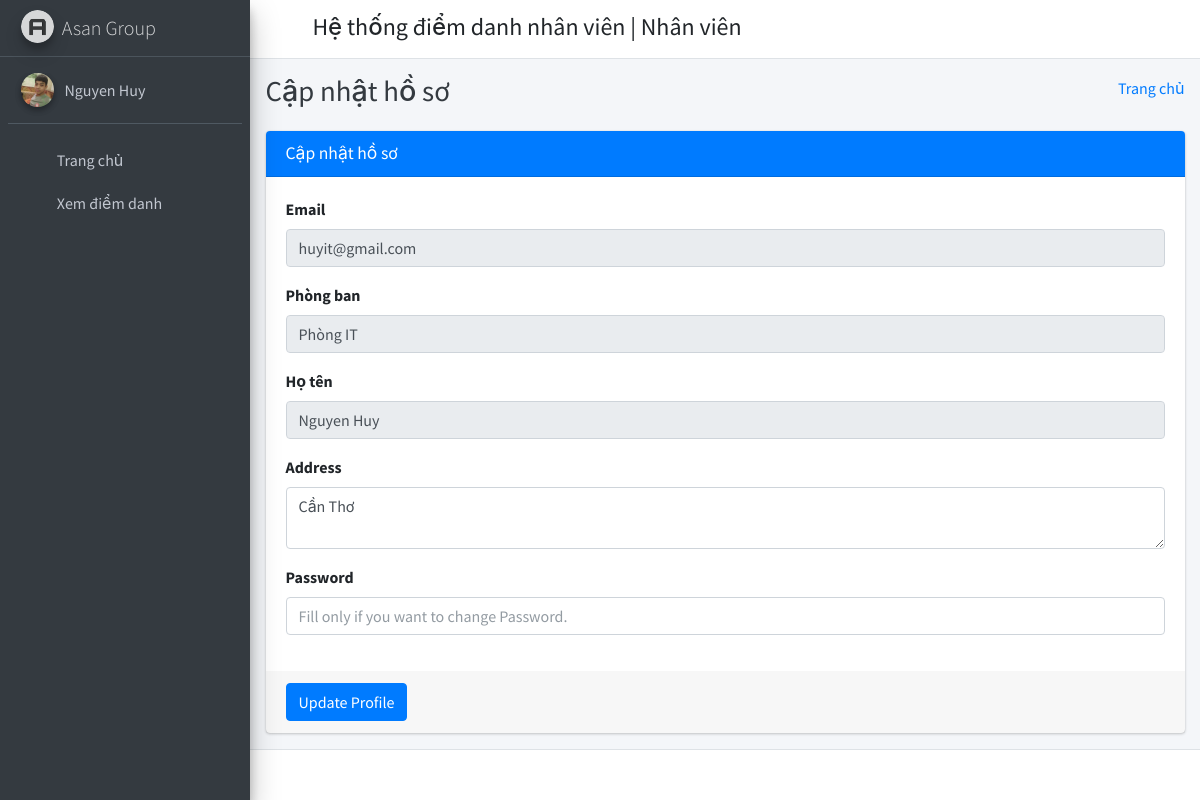
The app's page /employee_profile/ (signed in) with its own data.
### employee_management_app/models.py (models this page shows, shortened)
class Employee(models.Model):
    id = models.AutoField(primary_key=True)
    admin = models.OneToOneField(CustomUser, on_delete=models.CASCADE)
    gender = models.CharField(max_length=50)
    profile_pic = models.ImageField(null=True, blank=True)
    address = models.TextField()
    name = models.CharField(max_length=255)
    department_id = models.ForeignKey(
        Departments, on_delete=models.DO_NOTHING, default=1
    )
    created_at = models.DateTimeField(auto_now_add=True)
    updated_at = models.DateTimeField(auto_now=True)
    objects = models.Manager()

class CustomUser(AbstractUser):
    user_type_data = ((1, "HOD"), (2, "Employee"))
    user_type = models.CharField(
        default=1, choices=user_type_data, max_length=10)

class Departments(models.Model):
    id = models.AutoField(primary_key=True)
    department_name = models.CharField(max_length=255)
    created_at = models.DateTimeField(auto_now_add=True)
    updated_at = models.DateTimeField(auto_now=True)
    objects = models.Manager()

### employee_management_app/EmployeeViews.py (the view)
# urls.py: path("employee_profile/", EmployeeViews.employee_profile,
def employee_profile(request):
    user = CustomUser.objects.get(id=request.user.id)
    employee = Employee.objects.get(admin=user)
    context = {"user": user, "employee": employee}
    return render(request, "employee_template/employee_profile.html", context)

### employee_management_app/templates/employee_template/employee_profile.html (shortened to what this page needs)
{% extends 'employee_template/base_template.html' %}
{% block page_title %}
Cập nhật hồ sơ
{% endblock page_title %}
{% block main_content %}
{% load static %}
<section class="content">
    <div class="container-fluid">
        <div class="row">
            <div class="col-md-12">
                <div class="card card-primary">
                    <div class="card-header">
                        <h3 class="card-title">Cập nhật hồ sơ</h3>
                    </div>
                    <form role="form" method="POST" action="{% url 'employee_profile_update' %}">
                        <div class="card-body">
                            <div class="form-group">
                                <label>Email </label>
                                <input type="text" class="form-control" name="email" value="{{ user.email }}" disabled="disabled">
                            </div>
                            <div class="form-group">
                                <label>Phòng ban </label>
                                <input type="text" class="form-control" name="email" value="{{ employee.department_id.department_name }}" disabled="disabled">
                            </div>
                            <div class="form-group">
                                <label>Họ tên </label>
                                <input type="text" class="form-control" name="name" value="{{ employee.name }}" disabled="disabled">
                            </div>
                            <div class="form-group">
                                <label>Address </label>
                                <textarea name="address" class="form-control" row="5">{{ employee.address }}</textarea>
                            </div>
                            <div class="form-group">
                                <label>Password </label>
                                <input type="text" class="form-control" name="password" placeholder="Fill only if you want to change Password.">
                            </div>
                        </div>
                        <div class="card-footer">
                            <button type="submit" class="btn btn-primary">Update Profile</button>
                        </div>
                    </form>
                </div>
            </div>
        </div>
    </div>
</section>
{% endblock main_content %}

### employee_management_app/templates/employee_template/sidebar_template.html (shortened to what this page needs)
{% load static %}
<aside class="main-sidebar sidebar-dark-primary elevation-4">
    <a href="{% url 'employee_home' %}" class="brand-link">
        <img src="{% static 'dist/img/AdminLTELogo.png' %}" alt="AdminLTE Logo" class="brand-image img-circle elevation-3" style="opacity: .8">
        <span class="brand-text font-weight-light">Asan Group</span>
    </a>
    <div class="sidebar">
        <div class="user-panel mt-3 pb-3 mb-3 d-flex">
            <div class="image">
                <img src="{{ employee.profile_pic.url }}" class="img-circle elevation-2" alt="User Image">
            </div>
            <div class="info">
                <a href="{% url 'employee_profile' %}" class="d-block">{{ user.first_name }}</a>
            </div>
        </div>
        <nav class="mt-2">
            <ul class="nav nav-pills nav-sidebar flex-column" data-widget="treeview" role="menu" data-accordion="false">
                <li class="nav-item">
                    {% url 'employee_home' as employee_home %}
                    <a href="{{ employee_home }}" class="nav-link {% if request.path == employee_home %} active {% endif %}">
                        <i class="nav-icon fas fa-tachometer-alt"></i>
                        <p>
                            Trang chủ
                        </p>
                    </a>
                </li>
                <li class="nav-item">
                    {% url 'employee_view_attendance' as employee_view_attendance %}
                    <a href="{{ employee_view_attendance }}" class="nav-link {% if request.path == employee_view_attendance %} active {% endif %}">
                        <i class="nav-icon fas fa-calendar-alt"></i>
                        <p>
                            Xem điểm danh
                        </p>
                    </a>
                </li>
            </ul>
        </nav>
    </div>
</aside>

### records on screen
Employee: profile_pic (picture), email "Phòng IT", name "Nguyen Huy", address "Cần Thơ"
CustomUser: first_name "Nguyen Huy", email "huyit@gmail.com"
